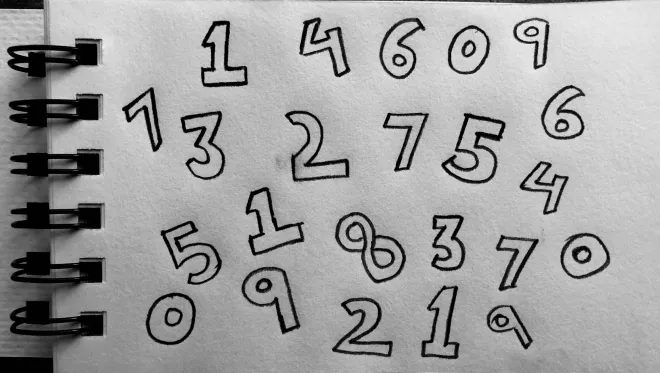
#> input picture 6_Image_Segmentation/anhso.jpg, 660 x 373 px
$ python MinBoundingRect.py
#> lines starting #> are read from the running program, lines starting #| are printed output that depends on the picture; after the words box and inside, x2 and y2 are one past the last pixel; in counts of white or black regions, pixels touching at a corner belong together
import numpy as np
import cv2
#Hàm vẽ Bounding hình chữ nhật
def draw_bounding(image, cnt):
    rect = cv2.minAreaRect(cnt) #Trả về tâm, độ dài chiều rộng, chiều dài, và góc xoay của hình chữ nhật nhỏ nhất
    box = cv2.boxPoints(rect) #Trả về tọa độ 4 đỉnh của hình chữ nhất nhỏ nhất
    box = np.int0(box)
    cv2.drawContours(image, [box], 0, (0, 255, 0), 2)
    return image

#Hàm chính
if __name__ == "__main__":
    img = cv2.imread("anhso.jpg") #Đọc ảnh
#> img is the input picture: shape (373, 660, 3); mean B, G, R 159.1, 159, 159.1
    imray = cv2.cvtColor(img, cv2.COLOR_BGR2GRAY)# Chuyển sang ảnh xám
    _, imBin = cv2.threshold(imray, 100, 255, cv2.THRESH_BINARY)# Chuyển về ảnh đen trắng
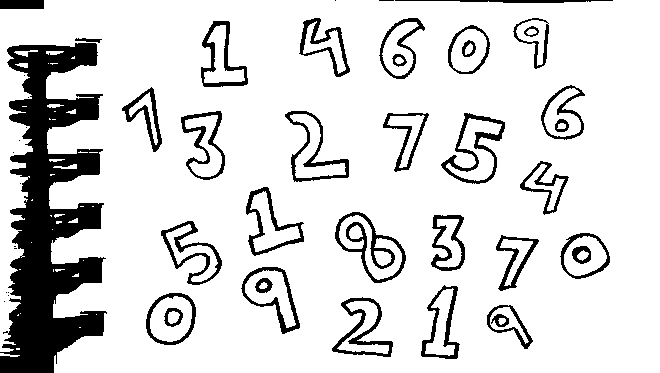
#> imBin: shape (373, 660); 85% white; 49 black regions (14 under 20 px)
    contours, hierarichy = cv2.findContours(imBin, cv2.RETR_TREE, cv2.CHAIN_APPROX_NONE) #Tìm contours
#> contours = 116 contours, 45 with area under 20; largest, box (x1, y1, x2, y2) and area: (0, 0, 660, 373) 224178, (334, 211, 407, 284) 2933, (440, 112, 506, 185) 2571, (284, 110, 350, 183) 2276, (240, 266, 301, 335) 2249
    area_contours = [cv2.contourArea(j) for j in contours] #Tính diện tích tất cả các contours
#> area_contours = 116 values, max 224177.5 at index 37, min 0 at index 2, mean 2470.4
    area_sort = np.argsort(area_contours)[::-1] #Sắp xếp các contours theo thứ tự từ lớn đến bé
#> area_sort = 116 values, max 115 at index 39, min 0 at index 70, mean 57.5
    #Vẽ Bounding rectangle cho 25 contours có diện tích lớn nhất
    for i in area_sort[:25]:
        cnt = contours[i]
        img = draw_bounding(img, cnt)
#> this loop made 25 passes
#> (i, rect in draw_bounding, box in draw_bounding) on passes 1 to 7: (37, ((329.5, 186), (372, 659), -90), [[659, 372], [0, 372], [0, 0], [659, 0]]), (71, ((370.1, 245.1), (46.55, 82.03), -43.09), [[381, 290], [325, 231], [359, 199], [415, 259]]), (83, ((472.8, 148.3), (70.58, 56.03), -75.96), [[491, 189], [437, 175], [454, 107], [508, 120]]), (87, ((317.2, 144.2), (59.41, 74.08), -6.71), [[292, 184], [283, 110], [342, 103], [351, 177]]), (55, ((269.8, 300.9), (49.02, 71.78), -18.43), [[257, 342], [235, 274], [281, 259], [304, 327]]), (47, ((170.5, 318.5), (53, 51), -90), [[196, 345], [145, 345], [145, 292], [196, 292]]), (75, ((271.1, 217.6), (59.83, 65.24), -16.99), [[252, 257], [232, 195], [290, 177], [309, 240]])
#> pass 1, `img = draw_bounding(img, cnt)`:
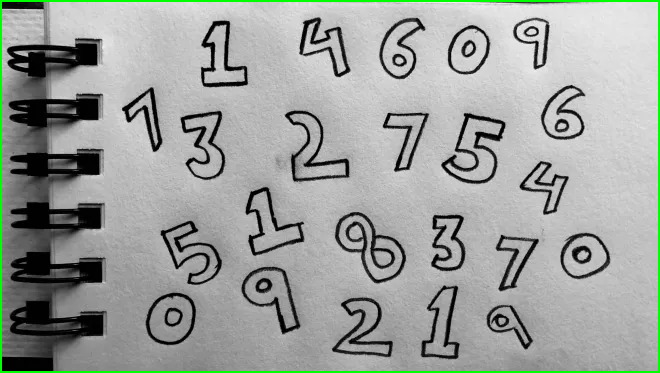
#> img: shape (373, 660, 3); 1.67% of pixels changed, all inside (x1, y1, x2, y2) = (0, 0, 660, 373)
#> pass 2, `img = draw_bounding(img, cnt)`:
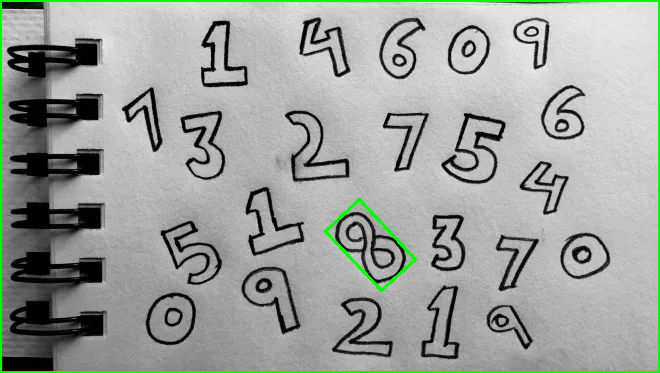
#> img: shape (373, 660, 3); 0.33% of pixels changed, all inside (x1, y1, x2, y2) = (324, 198, 417, 292)
#> pass 3, `img = draw_bounding(img, cnt)`:
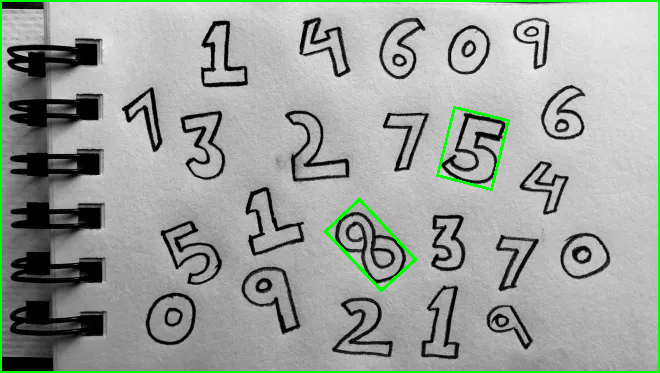
#> img: shape (373, 660, 3); 0.29% of pixels changed, all inside (x1, y1, x2, y2) = (436, 106, 510, 191)
#> after the loop:
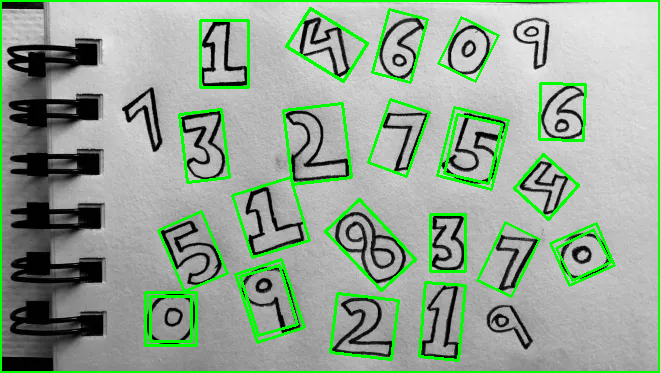
#> img: shape (373, 660, 3); 5.38% of pixels changed, all inside (x1, y1, x2, y2) = (144, 7, 616, 362)

    cv2.imshow("Bounding Rectangle", img)
    cv2.waitKey(0)
    cv2.destroyAllWindows()
